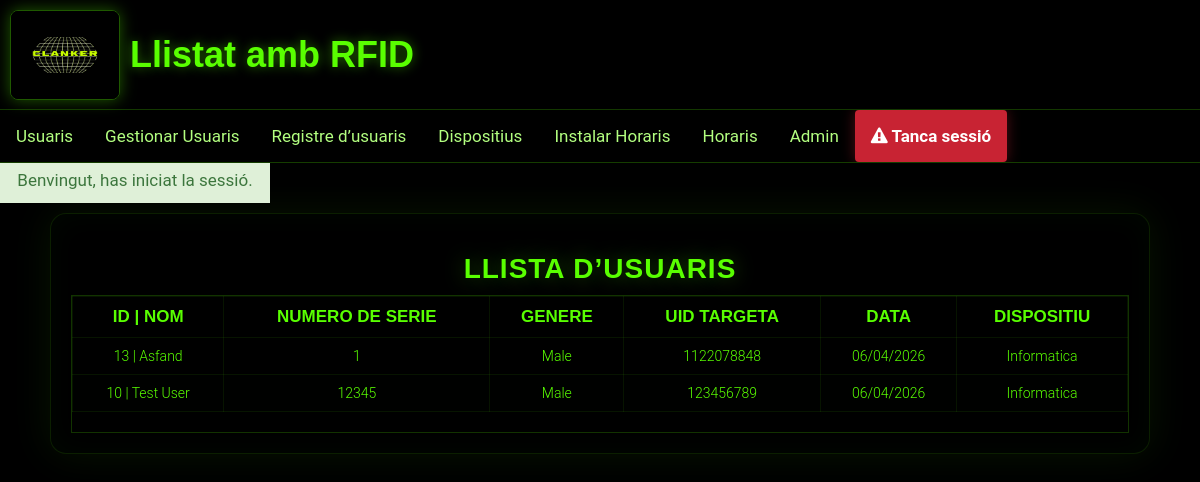
Page /index.php?login=success (signed in) on the earlier database version.
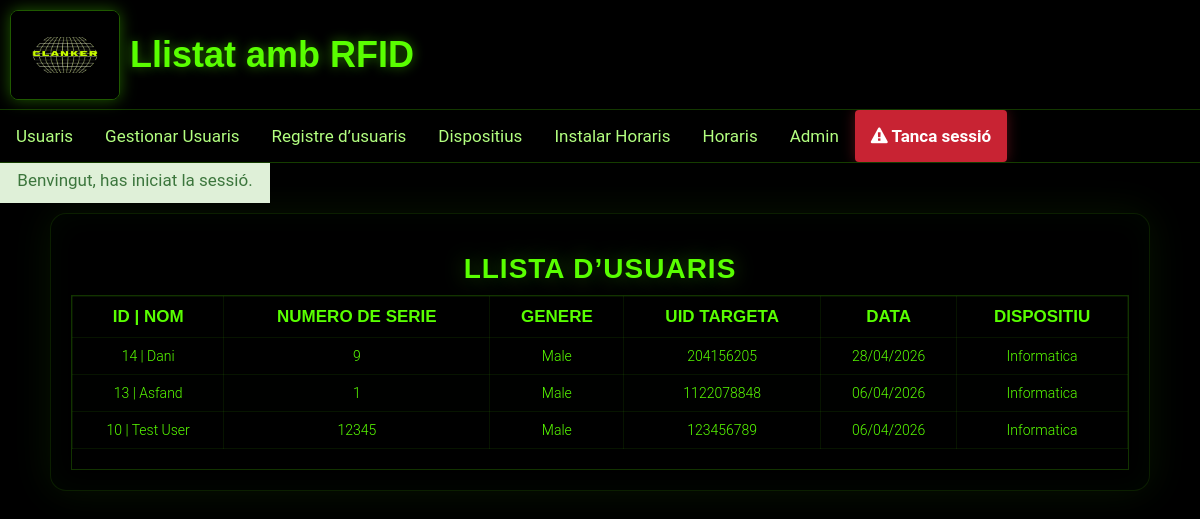
Same page on the later database version.
### tables this page shows
CREATE TABLE `users` (
  `id` int(11) NOT NULL,
  `username` varchar(30) NOT NULL DEFAULT 'None',
  `serialnumber` double NOT NULL DEFAULT 0,
  `gender` varchar(10) NOT NULL DEFAULT 'None',
  `email` varchar(50) NOT NULL DEFAULT 'None',
  `card_uid` varchar(30) NOT NULL,
  `card_select` tinyint(1) NOT NULL DEFAULT 0,
  `user_date` date NOT NULL,
  `device_uid` varchar(20) NOT NULL DEFAULT '0',
  `device_dep` varchar(20) NOT NULL DEFAULT '0',
  `add_card` tinyint(1) NOT NULL DEFAULT 0
);

### index.php (the view, shortened to what this page needs)
<!DOCTYPE html>
<html>
<head>
    <link rel="stylesheet" type="text/css" href="css/Users.css">
</head>
<body>
<?php include'header.php'; ?>
<main>
<section>
  <h1 class="slideInDown animated">Llista d’usuaris</h1>
  <div class="table-responsive slideInRight animated" style="max-height: 400px;">
    <table class="table">
      <thead class="table-primary">
        <tr>
          <th>ID | Nom</th>
          <th>Numero de serie</th>
          <th>Genere</th>
          <th>UID Targeta</th>
          <th>Data</th>
          <th>Dispositiu</th>
        </tr>
      </thead>
      <tbody class="table-secondary">
        <?php
          require'connectDB.php';
            $sql = "SELECT * FROM users WHERE add_card=1 ORDER BY id DESC";
            $result = mysqli_stmt_init($conn);
            if (!mysqli_stmt_prepare($result, $sql)) {
                echo '<p class="error">Error de SQL</p>';
            }
            else{
                mysqli_stmt_execute($result);
                $resultl = mysqli_stmt_get_result($result);
              if (mysqli_num_rows($resultl) > 0){
                  while ($row = mysqli_fetch_assoc($resultl)){
          ?>
                      <TR>
                      <TD><?php echo $row['id']; echo" | "; echo $row['username'];?></TD>
                      <TD><?php echo $row['serialnumber'];?></TD>
                      <TD><?php echo $row['gender'];?></TD>
                      <TD><?php echo $row['card_uid'];?></TD>
                      <TD><?php echo date("d/m/Y", strtotime($row['user_date']));?></TD>
                      <TD><?php echo $row['device_dep'];?></TD>
                      </TR>
        <?php
                }
            }
          }
        ?>
      </tbody>
    </table>
  </div>
</section>
</main>
</body>
</html>

Differences in the rows shown:
added users: id "14", username "Dani", serialnumber "9", gender "Male", card_uid "204156205", user_date "28/04/2026", device_dep "Informatica"
